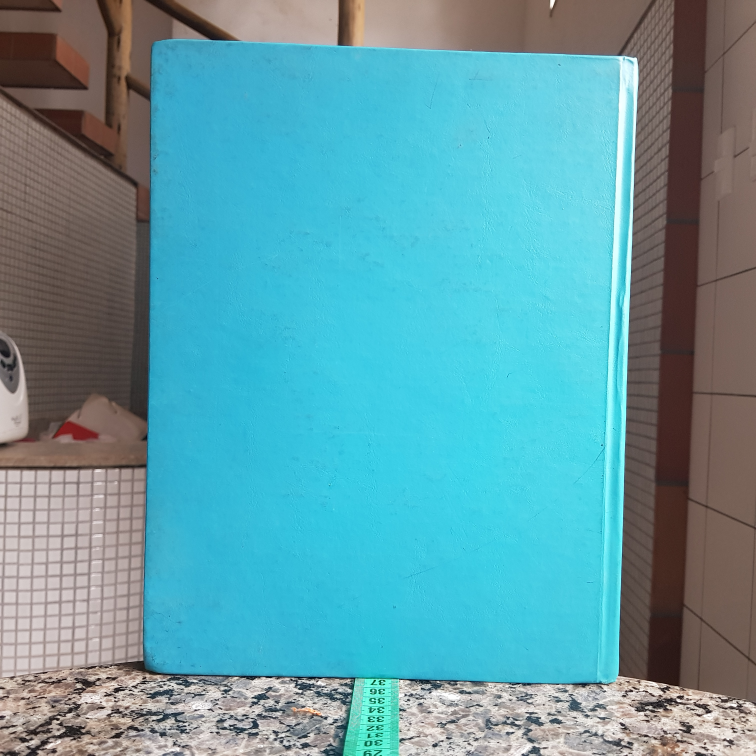
#> input picture camera_calibration/Livro.jpg, 3024 x 3024 px (shown at 1/4 size)
$ jupyter execute --allow-errors Camera_Calibration.ipynb
#> lines starting #> are read from the running program, lines starting #| are printed output that depends on the picture
# Camera Calibration Methods

[cell 1]
import numpy as np
import matplotlib.pyplot as plt
import cv2
import glob
import sys
import os

plt.rcParams['figure.figsize'] = [12, 8]
plt.rcParams['figure.dpi'] = 100 # 200 e.g. is really fine, but slower

## Naive

[cell 2]
image = cv2.imread("Livro.jpg")
#> image is the input picture: shape (3024, 3024, 3); mean B, G, R 166.7, 157, 95.5

gray = cv2.cvtColor(image, cv2.COLOR_BGR2RGB)

plt.imshow(gray)
plt.title('my picture')
plt.show()

The image above have:

    width=3021px
    heigth=3021px

 The book in the image have:

    width=1938px
    heigth=2542px

The real size of the book is:

    width=22.85cm
    height=28.4cm

And its center is located about 37cm from the camera position.

That being, we can aproximate:

    fx = 37*(1938/22.85)

[cell 3]
fx = 37*(1938/22.85)
fx

[cell 4]
fy = 37*(2542/28.4)
fy

[cell 5]
cx = 3021/2
cx

[cell 6]
cy = 3021/2
cy

## Octave

Using the Octave Calibration Toolbox (https://github.com/nghiaho12/camera_calibration_toolbox_octave) we obtain:

[cell 7]
octave1 = cv2.imread("octave1.png")
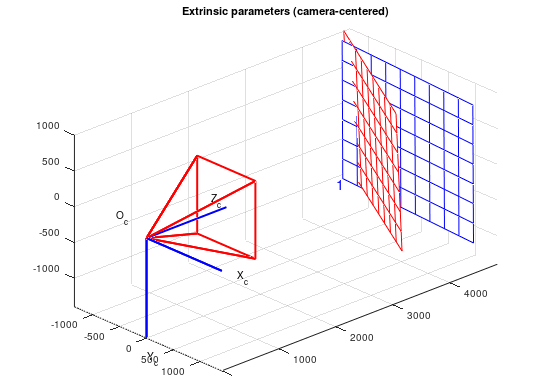
#> input picture camera_calibration/octave1.png, 554 x 378 px
#> octave1 is the input picture: shape (378, 554, 3); mean B, G, R 248.4, 245.4, 249.1
octave2 = cv2.imread("octave2.png")
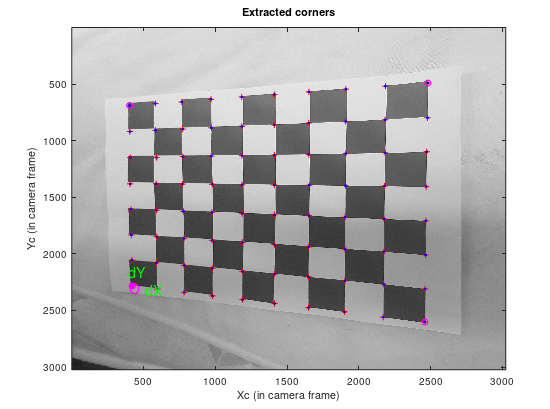
#> input picture camera_calibration/octave2.png, 550 x 409 px
#> octave2 is the input picture: shape (409, 550, 3); mean B, G, R 190.9, 190.5, 191.2
image1  = cv2.imread("image1.jpg")
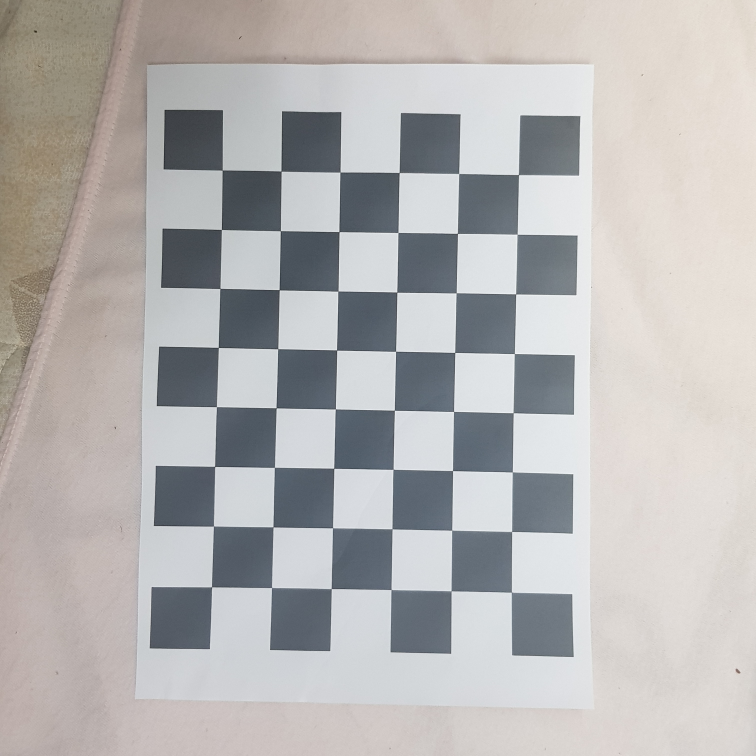
#> input picture camera_calibration/image1.jpg, 3024 x 3024 px (shown at 1/4 size)
#> image1 is the input picture: shape (3024, 3024, 3); mean B, G, R 179.3, 180, 181.7
image1 = cv2.rotate(image1, cv2.cv2.ROTATE_90_CLOCKWISE)
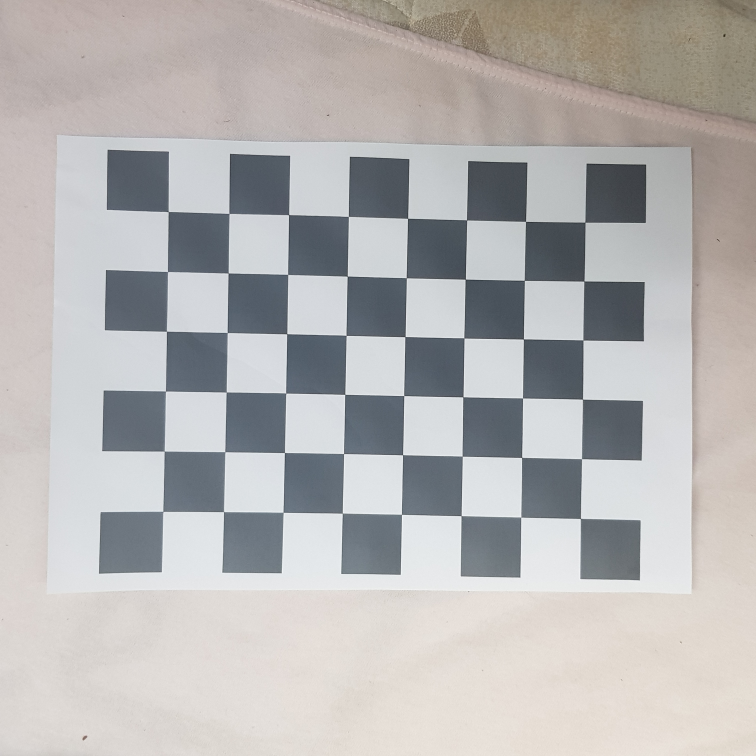
#> image1: shape (3024, 3024, 3) (shown at 1/4 size); mean B, G, R 179.3, 180, 181.7

octave3 = cv2.imread("octave3.png")
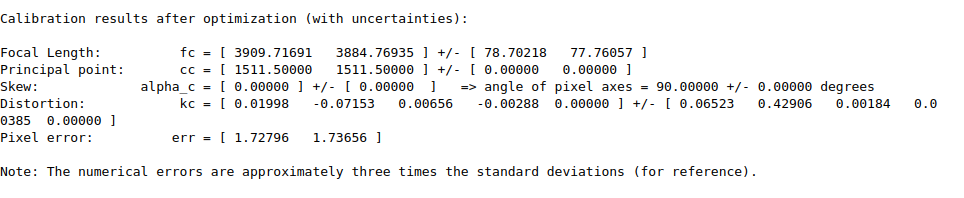
#> input picture camera_calibration/octave3.png, 964 x 198 px
#> octave3 is the input picture: shape (198, 964, 3); mean B, G, R 243.5, 243.5, 243.5
octave4 = cv2.imread("octave4.png")
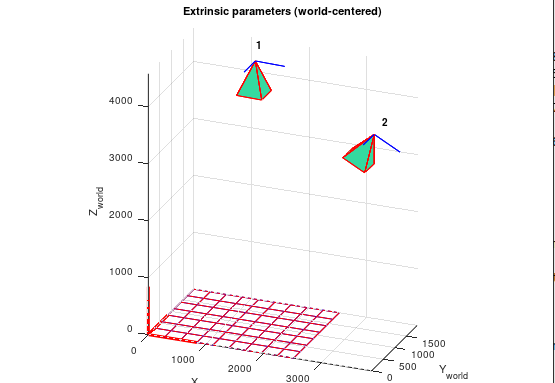
#> input picture camera_calibration/octave4.png, 555 x 383 px
#> octave4 is the input picture: shape (383, 555, 3); mean B, G, R 248.9, 248.5, 250.2
octave5 = cv2.imread("octave5.png")

octave1_d = cv2.cvtColor(octave1, cv2.COLOR_BGR2RGB)
octave2_d = cv2.cvtColor(octave2, cv2.COLOR_BGR2RGB)
octave3_d = cv2.cvtColor(octave3, cv2.COLOR_BGR2RGB)
octave4_d = cv2.cvtColor(octave4, cv2.COLOR_BGR2RGB)
#> (the rest of this cell did not finish here and is left out)

[cell 8]
plt.imshow(octave1_d)
plt.title('extrinsics')
plt.show()

[cell 9]
plt.title('image1')
plt.imshow(image1)
plt.show()
plt.title('image2')
plt.imshow(octave2_d)
plt.show()

[cell 10]
plt.imshow(octave3_d)
plt.title('extimation')
plt.figure(figsize=(20, 20))
plt.show()

[cell 11]
plt.imshow(octave4_d)
plt.title('extrinsics')
plt.show()

#> (a cell that did not finish here is left out)

so we obtain fx = 3909 and fy = 3884 using Octave

## Python

We are gonna use the following image for our calibration

[cell 13]
parallel_boards = cv2.imread("image7.jpg")
#> (the rest of this cell did not finish here and is left out)

The image points are:

[cell 14]
image_points = [
    [748, 2140],
    [884, 2020],
    [1008, 1912],
    [1120, 1812],

    [924, 2204],
    [1056, 2084],
    [1168, 1964],
    [1276, 1860],

    [1104, 2272],
    [1232, 2140],
    [1342, 2020],
    [1444, 1912],

    [1300, 2349],
    [1419, 2211],
    [1525, 2083],
    [1621, 1966],

    [1296, 1252],
    [1286, 1080],
    [1274, 898],
    [1262, 706],

    [1460, 1284],
    [1452, 1108],
    [1446, 922],
    [1428, 724],

    [1625, 1318],
    [1624, 1138],
    [1621, 946],
    [1614, 746],

    [1800, 1352],
    [1803, 1168],
    [1806, 974],
    [1805, 768],
]

x = []
y = []

for i in range(len(image_points)):
    x.append(image_points[i][0])
    y.append(image_points[i][1])

#> (the rest of this cell did not finish here and is left out)

The world points, using the first point as the (0,0,0) and units in mm are:

[cell 15]
#margin = -23
margin = 7

world_points = [
    [0, 0,  0],
    [0, 28, 0],
    [0, 56, 0],
    [0, 84, 0],

    [28, 0,  0],
    [28, 28, 0],
    [28, 56, 0],
    [28, 84, 0],

    [56, 0,  0],
    [56, 28, 0],
    [56, 56, 0],
    [56, 84, 0],

    [84, 0,  0],
    [84, 28, 0],
    [84, 56, 0],
    [84, 84, 0],

    [0, 140, 0  + 54 + margin],
    [0, 140, 28 + 54 + margin],
    [0, 140, 54 + 54 + margin],
    [0, 140, 84 + 54 + margin],

    [28, 140, 0  + 54 + margin],
    [28, 140, 28 + 54 + margin],
    [28, 140, 54 + 54 + margin],
    [28, 140, 84 + 54 + margin],

    [54, 140, 0  + 54 + margin],
    [54, 140, 28 + 54 + margin],
    [54, 140, 54 + 54 + margin],
    [54, 140, 84 + 54 + margin],

    [84, 140, 0  + 54 + margin],
    [84, 140, 28 + 54 + margin],
    [84, 140, 54 + 54 + margin],
    [84, 140, 84 + 54 + margin],
]

x = []
y = []
z = []

for i in range(len(world_points)):
    world_points[i] = [world_points[i][0], world_points[i][1], world_points[i][2]]
    x.append(world_points[i][0])
    y.append(world_points[i][1])
    z.append(world_points[i][2])

ax = plt.axes(projection='3d')

ax.scatter3D(x, y, z);
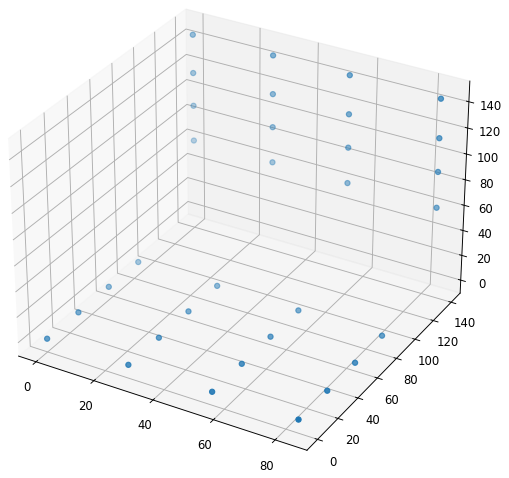
#> figure drawn by matplotlib, 1 panel

Building the Matrix A as describen in the book by Trucco and Verry, and taking its SVD we have:

[cell 16]
A = []

def build_line(image_points, world_points, i):
    return [
        image_points[i][0]*world_points[i][0],
        image_points[i][0]*world_points[i][1],
        image_points[i][0]*world_points[i][2],
        image_points[i][0],
        -1*image_points[i][1]*world_points[i][0],
        -1*image_points[i][1]*world_points[i][1],
        -1*image_points[i][1]*world_points[i][2],
        -1*image_points[i][1],
    ]

for i in range(len(image_points)):
    A.append(build_line(image_points, world_points, i))

SVD = np.linalg.svd(A, full_matrices=True)

[cell 17]
v = SVD[2][SVD[1].argmin()]

The minimum eigen value is

[cell 18]
min(SVD[1])

The corresponding eigen vector is:

[cell 19]
v

The gamma parameter, given by Trucco and Verri, is given by:

[cell 20]
y = np.sqrt(v[0]**2 + v[1]**2 + v[2]**2)
y

The alpha\*gamma parameter, given by Trucco and Verri, is given by:

[cell 21]
ay = np.sqrt(v[4]**2 + v[5]**2 + v[6]**2)
ay

The alpha(aspect ratio) parameter is given by:

[cell 22]
a = ay/y
a

The rows of the intrinsic matrix can by recovered by:

[cell 23]
r = np.zeros((3,3))

r[1,0] = v[0]/y
r[1,1] = v[1]/y
r[1,2] = v[2]/y

Ty     = v[3]/y

r[0,0] = v[4]/ay
r[0,1] = v[5]/ay
r[0,2] = v[6]/ay

Tx     = v[7]/ay

l0 = [r[0,0], r[0,1], r[0,2]]
l1 = [r[1,0], r[1,1], r[1,2]]

l3 = np.cross(l0, l1)

r[2,0] = l3[0]
r[2,1] = l3[1]
r[2,2] = l3[2]

print(r)

print("Tx=",Tx,"Ty", Ty)

[cell 24]
print(image_points[0][0]*(r[0,0]*world_points[0][0] + r[0,1]*world_points[0][1] * r[0,2]*world_points[0][2] + Tx))

Because the value is positive we need to invert the values of the first two rows of r and Tx and Ty

[cell 25]
r[0,0] = -1 * r[0,0]
r[0,1] = -1 * r[0,1]
r[0,2] = -1 * r[0,2]
r[1,0] = -1 * r[1,0]
r[1,1] = -1 * r[1,1]
r[1,2] = -1 * r[1,2]

Tx = -1*Tx
Ty = -1*Ty
print(r)

The Tz and fx parameters of the third row can be approximated by:

[cell 26]
def build_A_line(image_points, world_points, r, i):
    return [
        image_points[i][0], (r[0,0]*world_points[i][0] + r[0,1]*world_points[i][1] + r[0,2]*world_points[i][2] + Tx),
    ]

A = []
b = []

for i in range(len(image_points)):
    A.append(build_A_line(image_points, world_points, r, i))

A = np.reshape(A,(len(image_points),2))

def build_b_line(image_points, world_points, r, i):
    return [
        -1*image_points[i][0]*(r[2,0]*world_points[i][0] + r[2,1]*world_points[i][1] + r[2,2]*world_points[i][2]),
    ]

for i in range(len(image_points)):
    b.append(build_b_line(image_points, world_points, r, i))

C = np.matmul(np.matmul(np.linalg.inv(np.matmul(A.T,A)),A.T), b)

print("Tz =", C[0])
print("fx =", C[1])
fx = C[1][0]
Tz = C[0]
